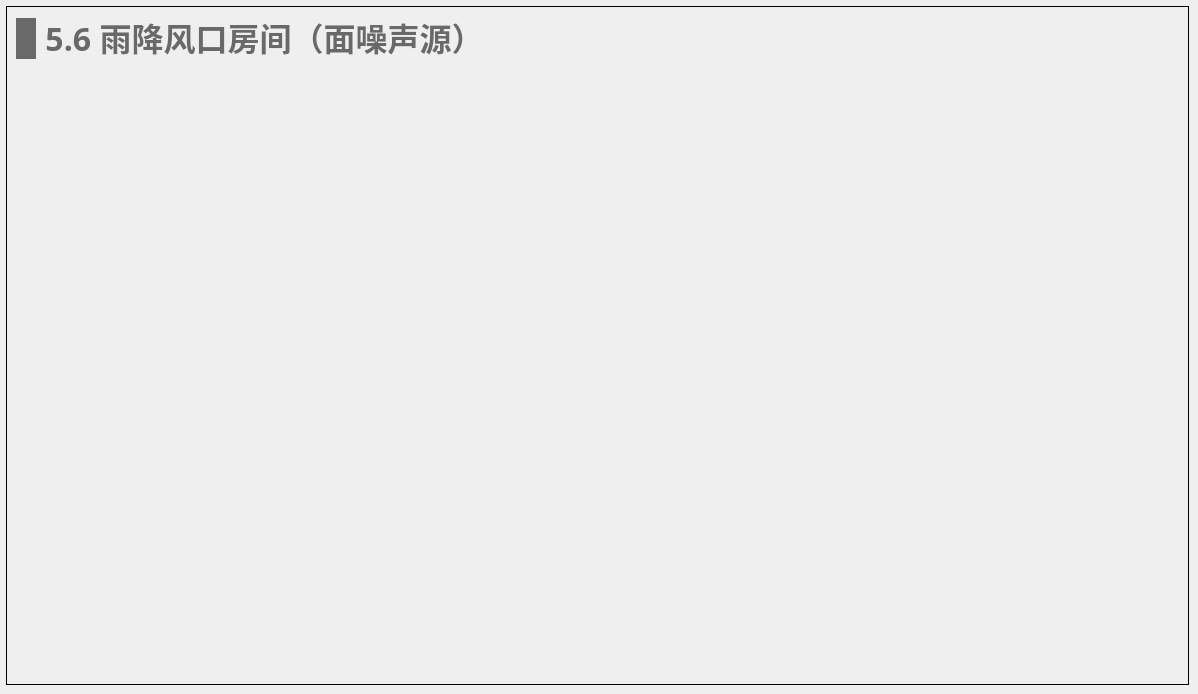
   <widget class="QWidget" name="page_room_rain">
    <widget class="QWidget" name="widget_room_rain" native="true">
     <property name="geometry">
      <rect>
       <x>6</x>
       <y>6</y>
       <width>1183</width>
       <height>679</height>
      </rect>
     </property>
     <property name="styleSheet">
      <string notr="true">#widget_room_rain
{
border: 1px solid #000000;
}</string>
     </property>
     <widget class="QWidget" name="layoutWidget_32">
      <property name="geometry">
       <rect>
        <x>10</x>
        <y>10</y>
        <width>471</width>
        <height>45</height>
       </rect>
      </property>
      <layout class="QHBoxLayout" name="horizontalLayout_45">
       <item>
        <widget class="QLabel" name="label_76">
         <property name="minimumSize">
          <size>
           <width>20</width>
           <height>41</height>
          </size>
         </property>
         <property name="maximumSize">
          <size>
           <width>20</width>
           <height>41</height>
          </size>
         </property>
         <property name="styleSheet">
          <string notr="true">QLabel { 
border: none; 
background-color : rgb(105, 105, 105);
}</string>
         </property>
         <property name="text">
          <string/>
         </property>
        </widget>
       </item>
       <item>
        <widget class="QLabel" name="label_77">
         <property name="font">
          <font>
           <family>Microsoft YaHei</family>
           <pointsize>24</pointsize>
           <bold>true</bold>
          </font>
         </property>
         <property name="styleSheet">
          <string notr="true">QLabel { 
border: none; 
color : rgb(105, 105, 105);
}</string>
         </property>
         <property name="text">
          <string>5.6 雨降风口房间（面噪声源）</string>
         </property>
         <property name="alignment">
          <set>Qt::AlignBottom|Qt::AlignHCenter</set>
         </property>
        </widget>
       </item>
      </layout>
     </widget>
     <widget class="QLabel" name="label_78">
      <property name="geometry">
       <rect>
        <x>1</x>
        <y>60</y>
        <width>991</width>
        <height>568</height>
       </rect>
      </property>
      <property name="styleSheet">
       <string notr="true">border-image: url(:/images/image/rainFan.png);</string>
      </property>
      <property name="text">
       <string/>
      </property>
     </widget>
    </widget>
   </widget>
